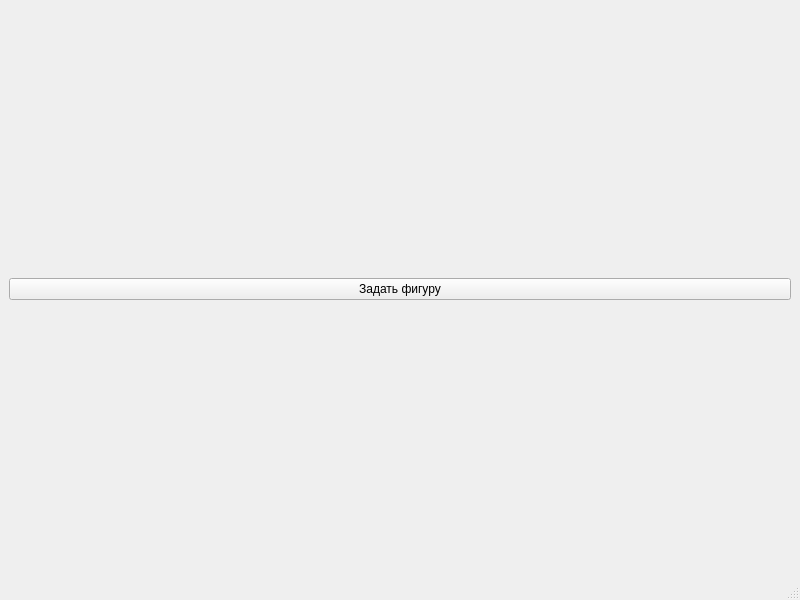
<?xml version="1.0" encoding="UTF-8"?>
<ui version="4.0">
 <class>MainWindow</class>
 <widget class="QMainWindow" name="MainWindow">
  <property name="geometry">
   <rect>
    <x>0</x>
    <y>0</y>
    <width>800</width>
    <height>600</height>
   </rect>
  </property>
  <property name="windowTitle">
   <string>MainWindow</string>
  </property>
  <widget class="QWidget" name="centralwidget">
   <layout class="QHBoxLayout" name="horizontalLayout">
    <item>
     <widget class="QPushButton" name="pushButton">
      <property name="text">
       <string>Задать фигуру</string>
      </property>
     </widget>
    </item>
   </layout>
  </widget>
  <widget class="QMenuBar" name="menubar">
   <property name="geometry">
    <rect>
     <x>0</x>
     <y>0</y>
     <width>800</width>
     <height>25</height>
    </rect>
   </property>
  </widget>
  <widget class="QStatusBar" name="statusbar"/>
 </widget>
 <resources/>
 <connections/>
</ui>
